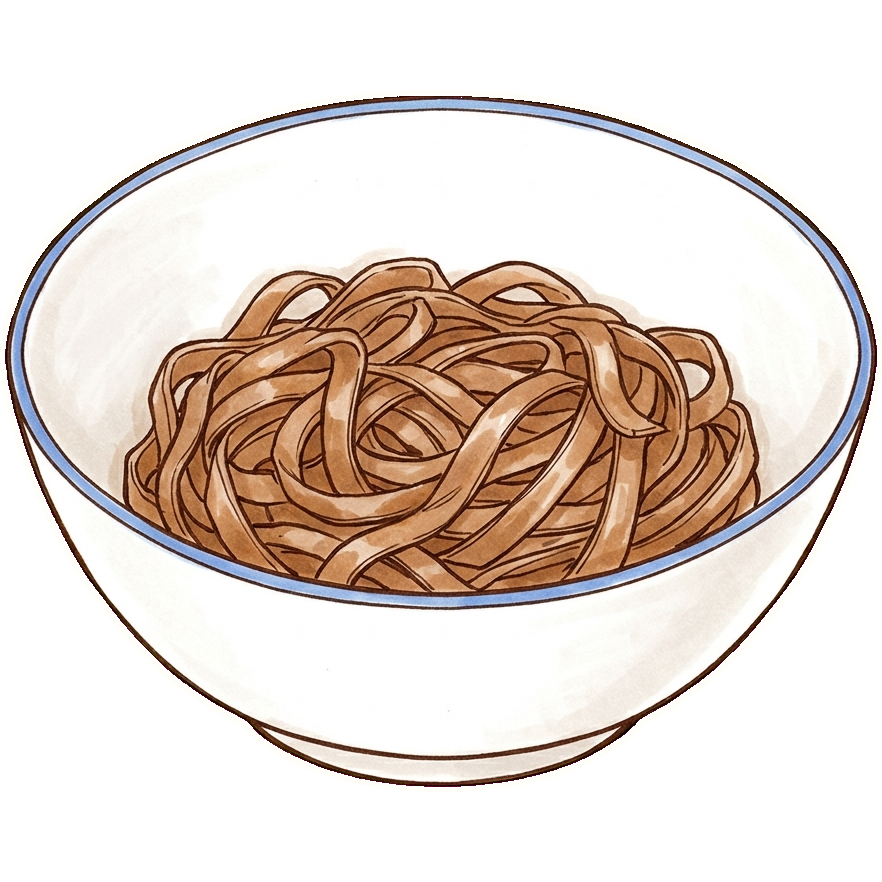
#> input picture art/cut/banh-da-cua-dry.png, 882 x 882 px, found by its file name; its folder holds only this picture in this run
$ python _normalize.py
#> lines starting #> are read from the running program, lines starting #| are printed output that depends on the picture; after the words box and inside, x2 and y2 are one past the last pixel; in counts of white or black regions, pixels touching at a corner belong together

import os
from PIL import Image
import numpy as np
CUT = r"F:\AntiGravity\Games\quan-bun\art\cut"
DISHES = [f[:-4] for f in os.listdir(CUT) if f.endswith(".png") and ("-dry" in f or "-wet" in f)]

def depink(p, top=0.32):
#> called with top = 0.32
    im = Image.open(p).convert("RGBA"); a = np.asarray(im).astype(np.int16).copy()
#> in depink, im is the input picture: PIL image 882x882 RGBA; mean R, G, B, A 174.4, 162.3, 154.5, 155
    h = int(a.shape[0]*top)
#> h = 282
    r, g, b, al = a[:h,:,0], a[:h,:,1], a[:h,:,2], a[:h,:,3]
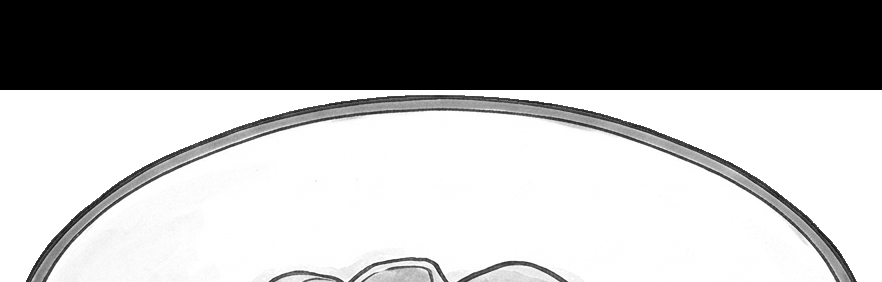
#> r: shape (282, 882) int16; min 0, max 255, mean 163.4
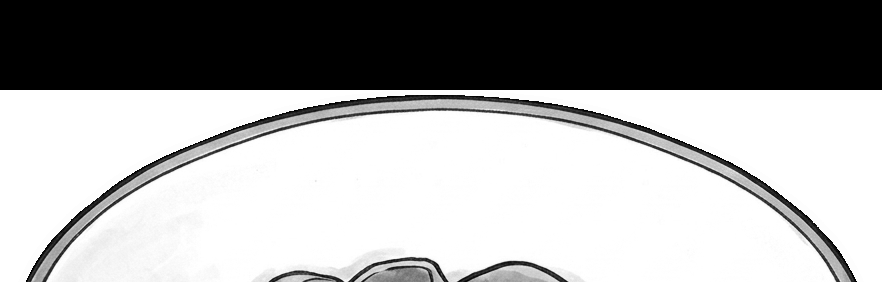
#> g: shape (282, 882) int16; min 0, max 255, mean 162.3
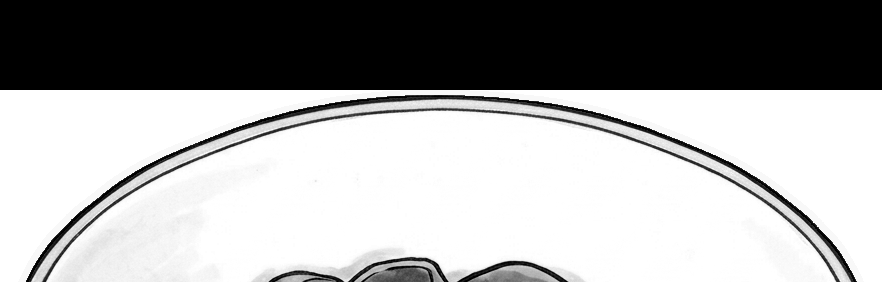
#> b: shape (282, 882) int16; min 0, max 255, mean 162.2
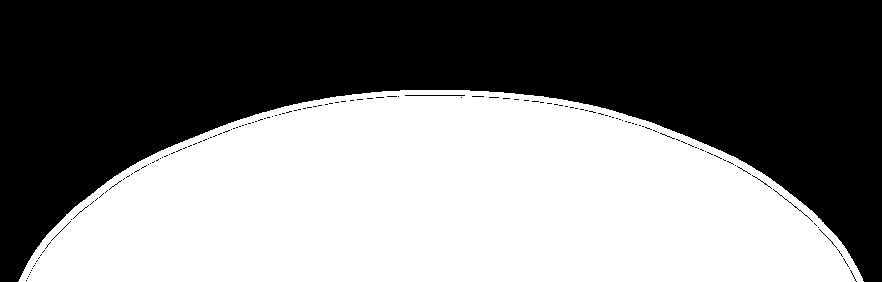
#> al: shape (282, 882) int16; 48% white; 1 white region, box (x1, y1, x2, y2) and area: (18, 90, 864, 282) 119439
    pink = (r > g + 24) & (b > g + 10) & (al > 0)
#> pink: shape (282, 882) bool; every value is 0
    al[pink] = 0; a[:h,:,3] = al
    Image.fromarray(a.astype(np.uint8), "RGBA").save(p)
    return int(pink.sum())

def square(p):
    im = Image.open(p).convert("RGBA")
    bb = im.split()[3].getbbox()
    if bb: im = im.crop(bb)
    s = max(im.size)
    c = Image.new("RGBA", (s, s), (0,0,0,0))
    c.paste(im, ((s-im.width)//2, (s-im.height)//2))
    c.save(p)

n = 0
for name in DISHES:
    p = os.path.join(CUT, name + ".png")
    n += depink(p); square(p)
#> after `n += depink(p)`: n = 0
#> in square, `bb = im.split()[3].getbbox()`: bb = (0, 90, 882, 792)
#> in square, `if bb: im = im.crop(bb)`:
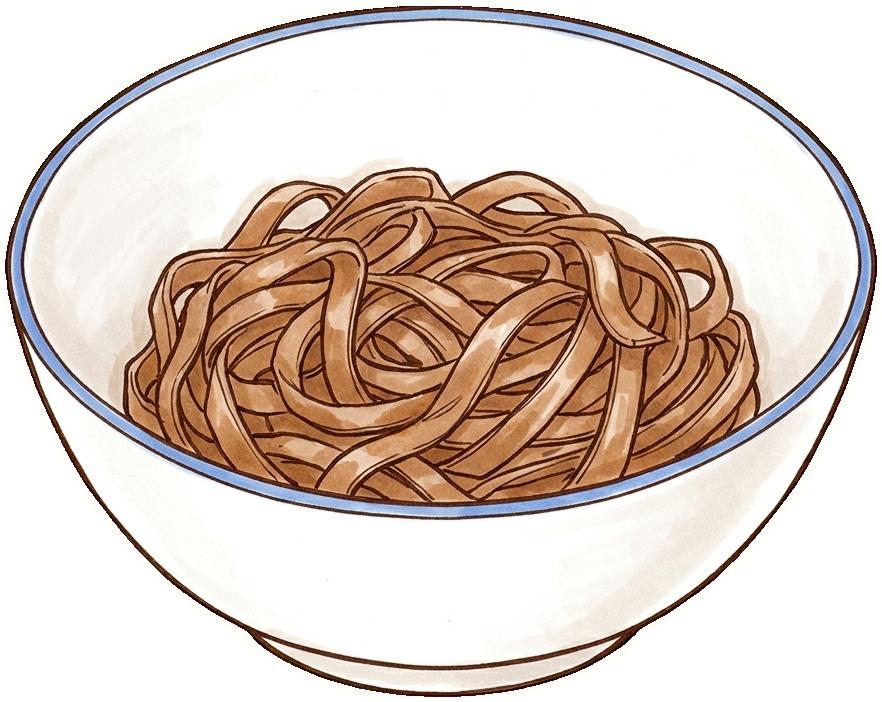
#> im: PIL image 882x702 RGBA; mean R, G, B, A 219.1, 203.9, 194.1, 194.8; transparent parts drawn white
#> in square, `c = Image.new("RGBA", (s, s), (0,0,0,0))`: c: PIL image 882x882 RGBA; every value is 0
print(len(DISHES), "anh,", n, "pixel hong bi xoa")
#| 1 anh, 0 pixel hong bi xoa

$ run again, on art/cut/bun-cha-ha-noi-dry.png
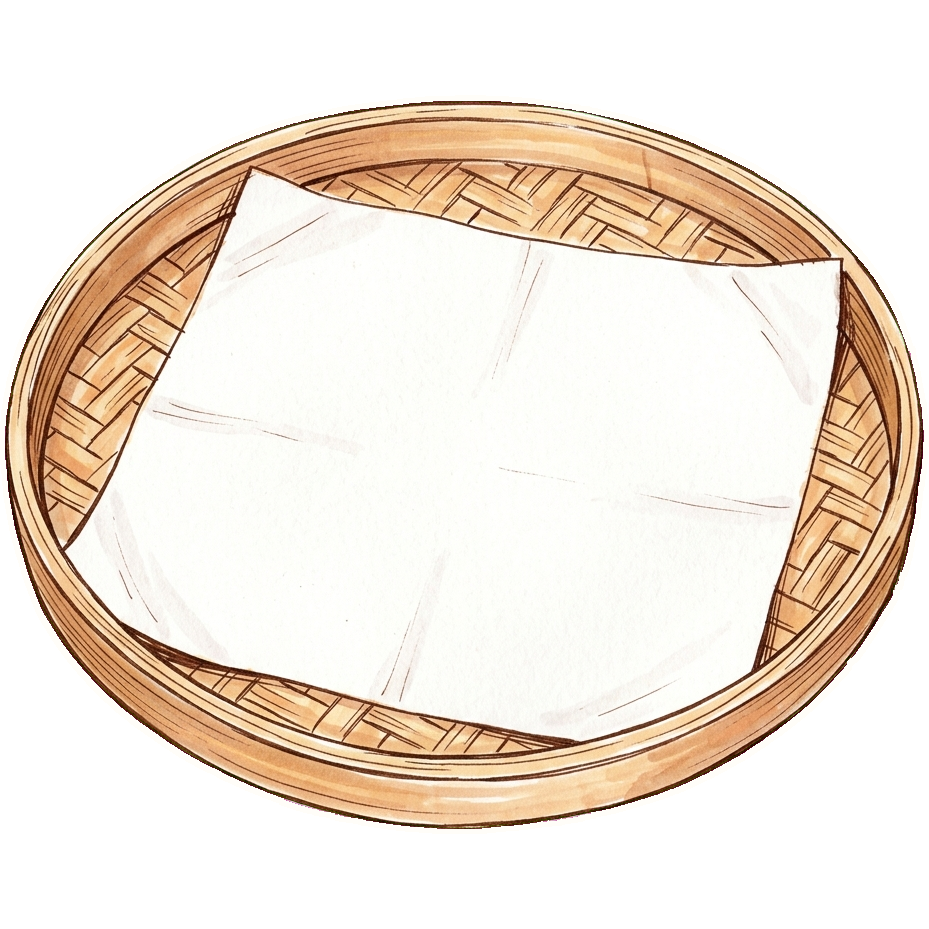
#> input picture art/cut/bun-cha-ha-noi-dry.png, 929 x 929 px, found by its file name
#> in depink, im is the input picture: PIL image 929x929 RGBA; mean R, G, B, A 188.2, 176.7, 164.8, 161.7
#> in depink, `r, g, b, al = a[:h,:,0], a[:h,:,1], a[:h,:,2], a[:h,:,3]`:
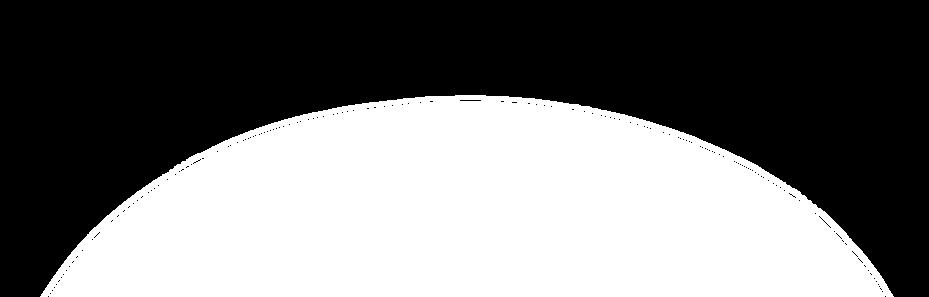
#> al: shape (297, 929) int16; 45.4% white; 1 white region, box (x1, y1, x2, y2) and area: (40, 95, 894, 297) 125248
#> pink: shape (297, 929) bool; every value is 0
#> n = 0
#> bb = (0, 95, 929, 834)
#> in square, `if bb: im = im.crop(bb)`:
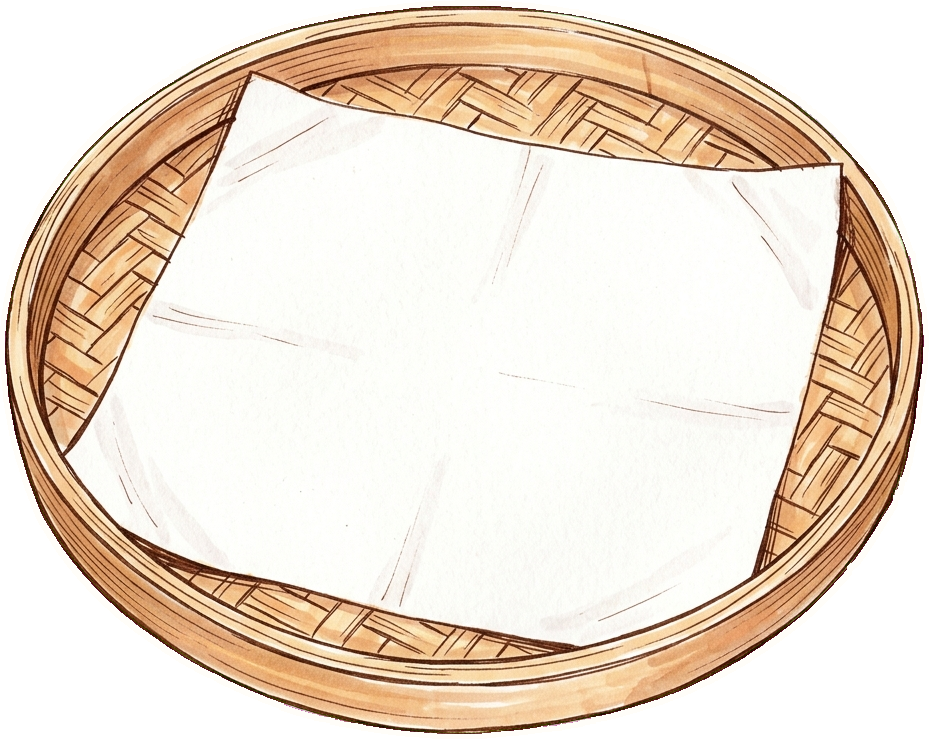
#> im: PIL image 929x739 RGBA; mean R, G, B, A 236.6, 222.2, 207.1, 203.2; transparent parts drawn white
#> c: PIL image 929x929 RGBA; every value is 0
#| 1 anh, 0 pixel hong bi xoa

$ run again, on art/cut/bun-cha-ha-noi-wet.png
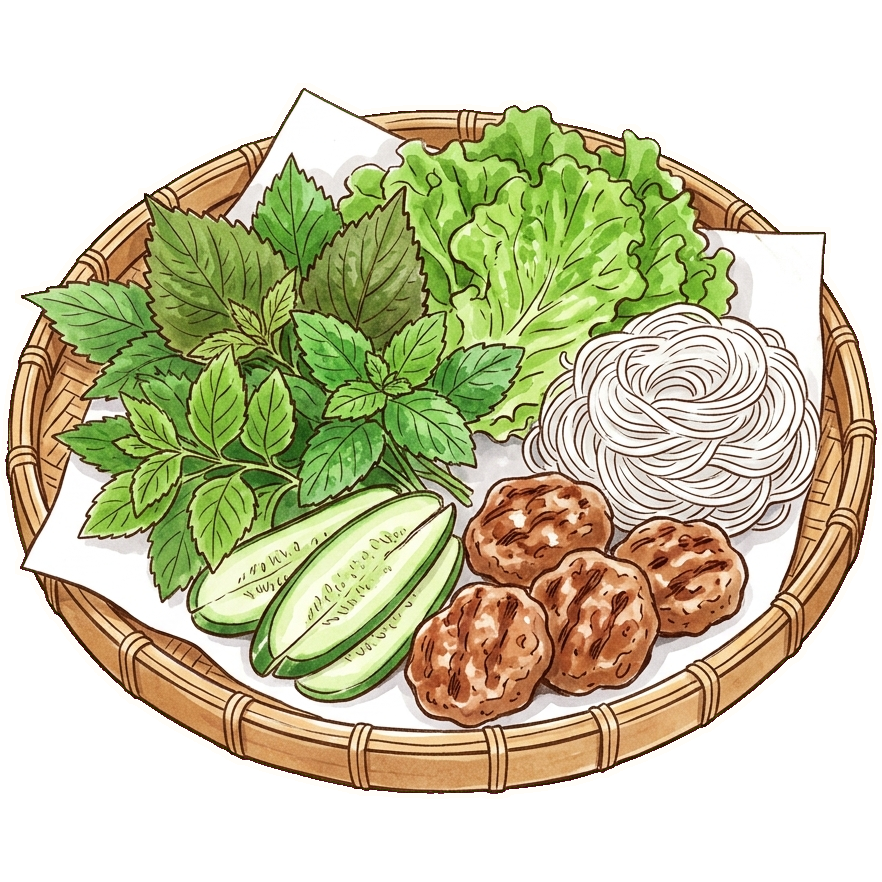
#> input picture art/cut/bun-cha-ha-noi-wet.png, 882 x 882 px, found by its file name
#> in depink, im is the input picture: PIL image 882x882 RGBA; mean R, G, B, A 154.8, 152.6, 120.8, 161
#> in depink, `r, g, b, al = a[:h,:,0], a[:h,:,1], a[:h,:,2], a[:h,:,3]`:
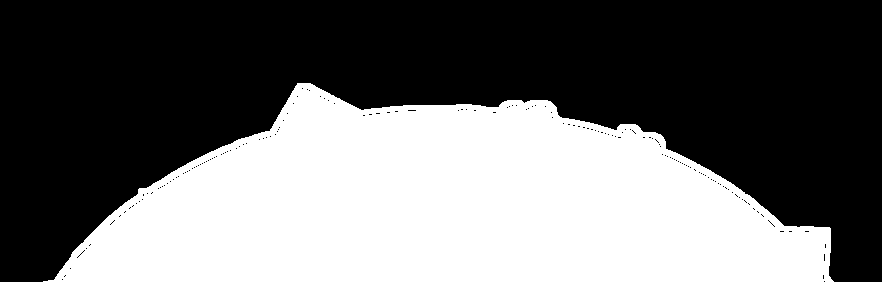
#> al: shape (282, 882) int16; 41.7% white; 1 white region, box (x1, y1, x2, y2) and area: (43, 83, 834, 282) 103617
#> pink: shape (282, 882) bool; every value is 0
#> n = 0
#> bb = (0, 83, 882, 799)
#> in square, `if bb: im = im.crop(bb)`:
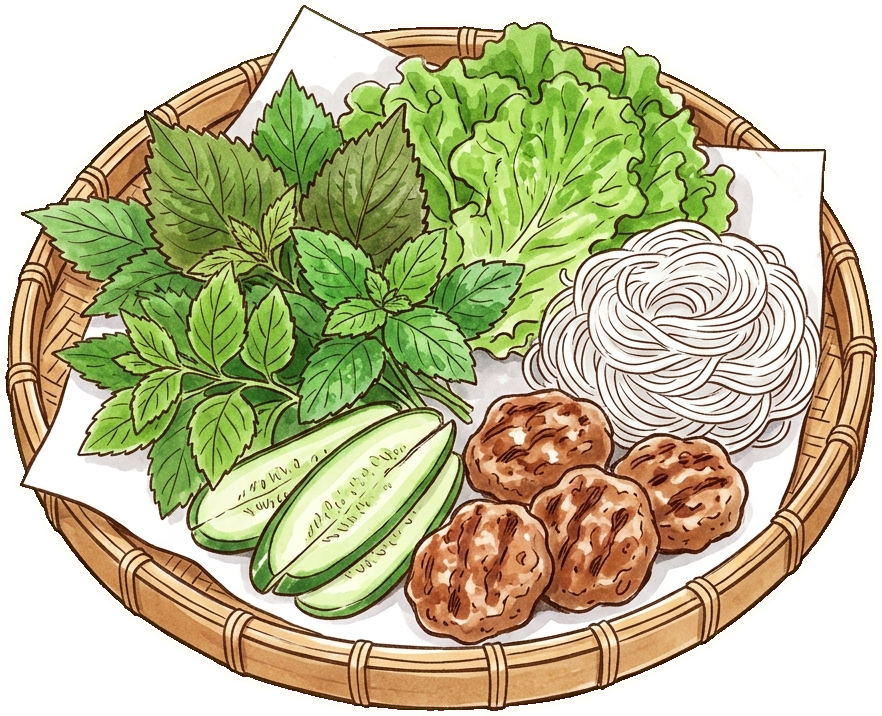
#> im: PIL image 882x716 RGBA; mean R, G, B, A 190.7, 188, 148.8, 198.4; transparent parts drawn white
#> c: PIL image 882x882 RGBA; every value is 0
#| 1 anh, 0 pixel hong bi xoa
